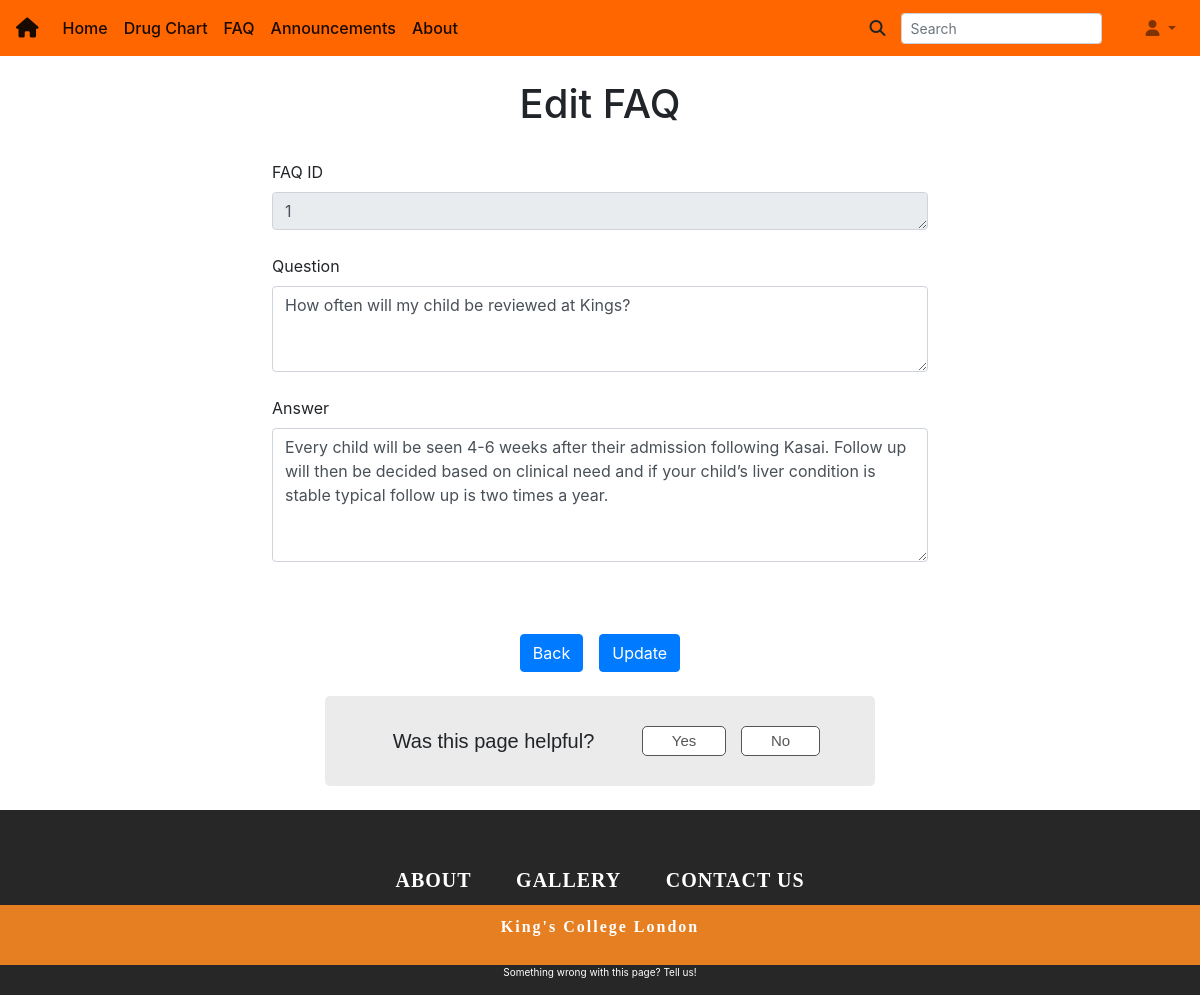
Screenshot of /faq/edit/1 (signed in) with the database file from the repository.
### models.py (models this page shows)
class FAQQuestions(db.Model):
    id = db.Column(db.Integer, primary_key=True, autoincrement=True)
    question = db.Column(db.String(400), nullable=False)
    answer = db.Column(db.String(10000), nullable=False)

### faq/routes.py (the view)
@faq.route('/faq/edit/<id>', methods=['GET', 'POST'])
@login_required
def edit_faq(id):
    faq = FAQQuestions.query.get(id)
    if request.method == 'POST':
        if faq:
            faq.question = request.form['newQuestion']
            faq.answer = request.form['newAnswer']
            db.session.commit()
        return redirect(url_for('main.faq'))
    return render_template('faq/edit.html', faq=faq)

### templates/faq/edit.html (shortened to what this page needs)
{% extends 'base.html' %}
{% block body %}
<div class="container">
  <div class="col-md-12">
	   <div class="text-center">
			    <br><h1> Edit FAQ </h1>
     </div>
     <br>
     <div class="row justify-content-center">
       <form action="" method="POST" enctype="multipart/form-data">
         <label for="faqID">FAQ ID</label>
         <div class="md-form">
           <textarea id="faqID" name="faqID" class="md-textarea form-control" rows="1" cols="35" readonly>{{faq.id}}</textarea>
         </div>
         <br>
         <label for="newQuestion">Question</label>
         <div class="md-form">
           <textarea id="newQuestion"  name="newQuestion" class="md-textarea form-control" rows="3" cols="60" required>{{faq.question}}</textarea>
         </div>
         <br><label for="newAnswer">Answer</label>
         <div class="md-form">
           <textarea id="newAnswer" name="newAnswer" class="md-textarea form-control" rows="5" cols="35"  required>{{faq.answer}}</textarea>
         </div>
         <br>
         <div class="row justify-content-center mt-5">
           <a href="{{url_for('main.faq')}}" class="btn btn-primary" role="button">Back</a>
           <input type="submit" class="btn btn-primary ml-3" type="button" value="Update">
         </div>
         <br>
       </form>
     </div>
  </div>
</div>
{% endblock %}

### static/css/dashboard.css (style rules this page uses)
body { font-size: .875rem; }

### rows the page displays
FAQQuestions: faqID "1", newQuestion "How often will my child be reviewed at Kings?", newAnswer "Every child will be seen 4-6 weeks after their admission following Kasai. Follow up will then be decided based on clinical need and if your child’s liver condition is stable typical follow up is two times a year."
